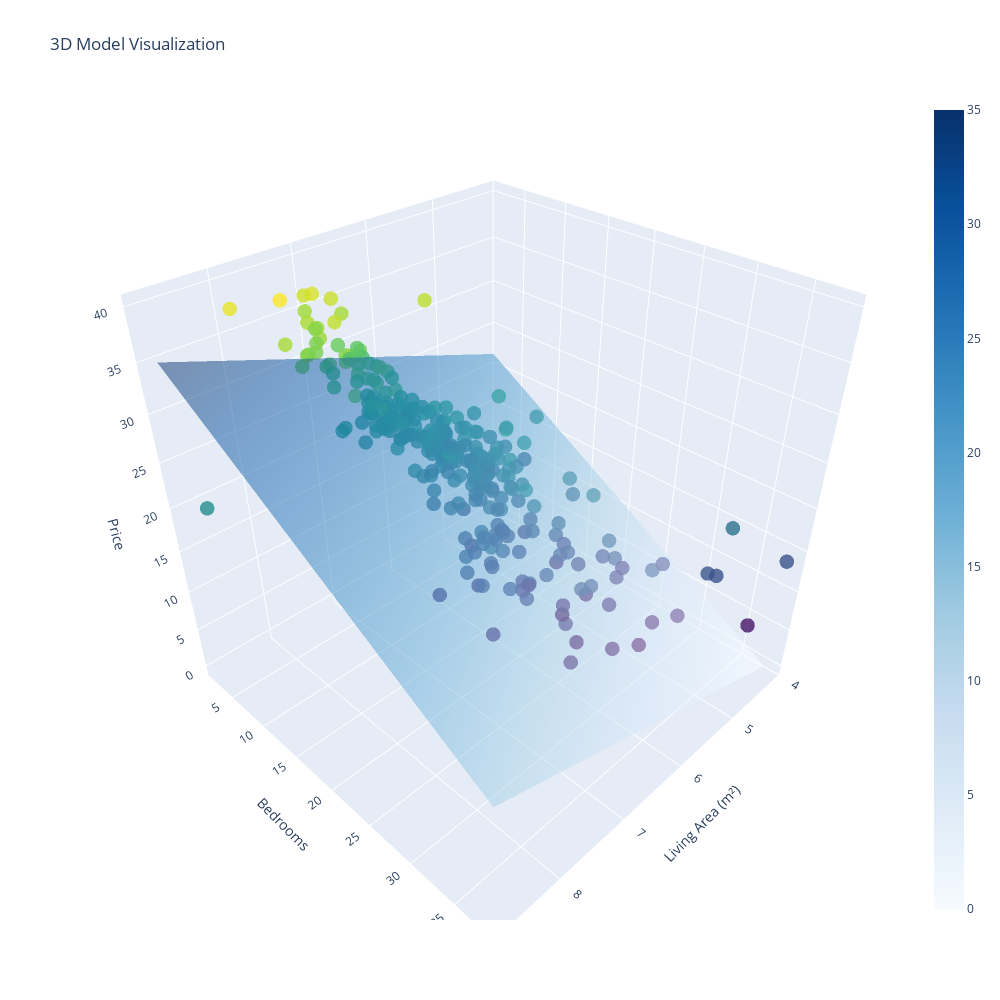

Notebook code for this chart:
### Code cell
visualize_model_3D(X1, X2, Y_train, lin_model.intercept_, lin_model.coef_, 40)

### Figure 1 — Plotly figure (JSON) as saved in the notebook; plotly's stock layout.template omitted (floating-point values rounded to 4 significant figures; data arrays with more than 128 entries replaced by an {"elided": "..."} marker saying what was removed)
{"data": [{"marker": {"color": {"elided": "278 float values"}, "colorscale": [[0, "#440154"], [0.1111, "#482878"], [0.2222, "#3e4989"], [0.3333, "#31688e"], [0.4444, "#26828e"], [0.5556, "#1f9e89"], [0.6667, "#35b779"], [0.7778, "#6ece58"], [0.8889, "#b5de2b"], [1, "#fde725"]], "opacity": 0.8, "size": 5}, "mode": "markers", "name": "Data", "type": "scatter3d", "x": {"elided": "278 float values"}, "y": {"elided": "278 float values"}, "z": {"elided": "278 float values"}}, {"colorscale": [[0, "rgb(247,251,255)"], [0.125, "rgb(222,235,247)"], [0.25, "rgb(198,219,239)"], [0.375, "rgb(158,202,225)"], [0.5, "rgb(107,174,214)"], [0.625, "rgb(66,146,198)"], [0.75, "rgb(33,113,181)"], [0.875, "rgb(8,81,156)"], [1, "rgb(8,48,107)"]], "name": "Model Surface", "opacity": 0.5, "type": "surface", "x": {"elided": "40x40 float values"}, "y": {"elided": "40x40 float values"}, "z": {"elided": "40x40 float values"}}], "layout": {"height": 1000, "scene": {"xaxis": {"title": {"text": "Living Area (m²)"}}, "yaxis": {"title": {"text": "Bedrooms"}}, "zaxis": {"title": {"text": "Price"}}}, "title": {"text": "3D Model Visualization"}, "width": 1000}}
